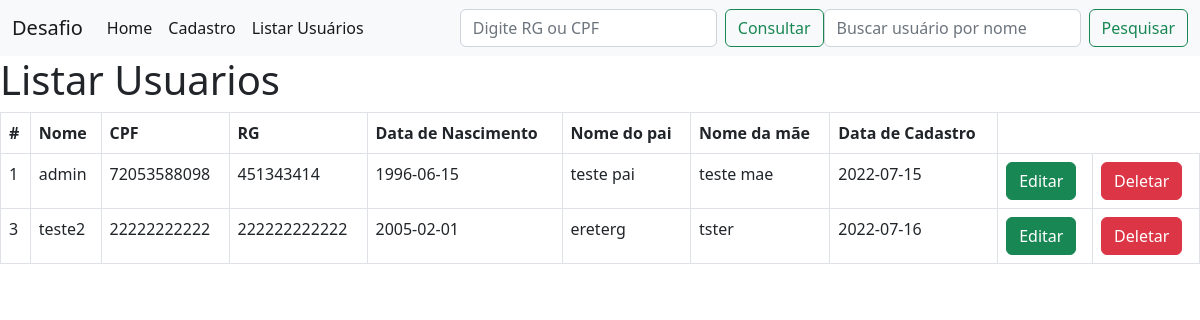
/?page=listar, run on an earlier commit of the app's database.
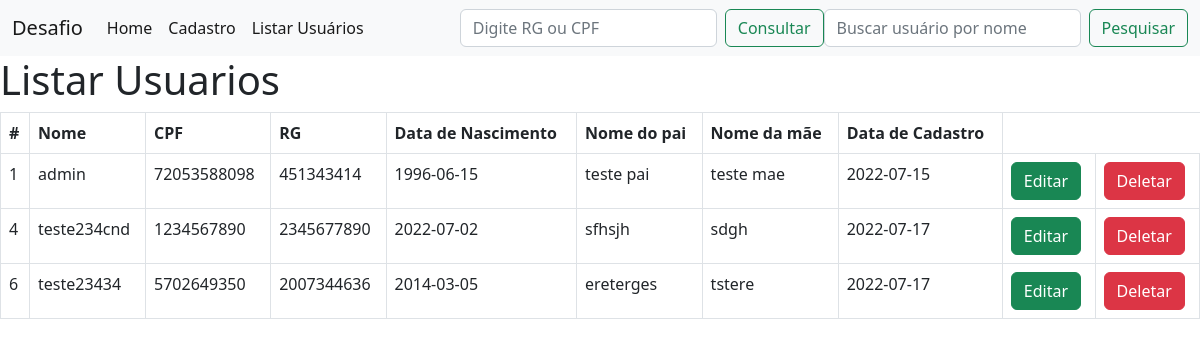
And on a later commit of the database.
### tables this page shows
CREATE TABLE `usuario` (
  `id` int(11) NOT NULL,
  `nome` varchar(25) NOT NULL,
  `cpf` bigint(15) NOT NULL,
  `rg` bigint(15) NOT NULL,
  `datanasc` date DEFAULT NULL,
  `nomemae` varchar(25) DEFAULT NULL,
  `nomepai` varchar(25) DEFAULT NULL,
  `datacadastro` date DEFAULT current_timestamp(),
  `email` varchar(12) NOT NULL,
  `senha` varchar(25) NOT NULL
);

### listarusuarios.php (the view, shortened to what this page needs)
<?php
include_once 'connect.php';
?>
 <h1>Listar Usuarios</h1>
 <table class='table table-hover table-bordered'>
                <tbody>
                    <?php
                    $query = "SELECT * FROM  usuario";
                    $res = $connect->query($query);
                    $qtd=$res->num_rows;
                    if($qtd >0){
                        print "<tr>";
                        print "<th>#</th>";
                        print "<th>Nome</th>";
                        print "<th>CPF</th>";
                        print "<th>RG</th>";
                        print "<th>Data de Nascimento</th>";
                        print "<th>Nome do pai</th>";
                        print "<th>Nome da mãe</th>";
                        print "<th>Data de Cadastro</th>";
                        print "</tr>";
                        while($row = $res->fetch_object()){
                            print "<tr>";
                            print "<td>".$row->id."</td>";
                            print "<td>".$row->nome."</td>";
                            print "<td>".$row->cpf."</td>";
                            print "<td>".$row->rg."</td>";
                            print "<td>".$row->datanasc."</td>";
                            print "<td>".$row->nomepai."</td>";
                            print "<td>".$row->nomemae."</td>";
                            print "<td>".$row->datacadastro."</td>";
                            print "<td> <button onclick=\"
                                location.href='?page=editar&id=".$row->id."';\"
                                class='btn btn-success'>Editar</button></td>";
                            print "<td><button onclick=\"
                                if(confirm('Tem certeza que deseja deletar?'))
                                    {location.href='?page=salvar&acao=deletar&id=".$row->id."';}
                                else{false;}\"
                                class='btn btn-danger'>Deletar</button></td>";
                            print "</tr>";
                        }
                    }
                    ?>
                </tbody>
           </table>

What changed in the data, as far as the page shows it:
removed usuario: id "3", nome "teste2", cpf "22222222222", rg "222222222222", datanasc "2005-02-01", nomepai "ereterg", nomemae "tster", datacadastro "2022-07-16"
added usuario: id "4", nome "teste234cnd", cpf "1234567890", rg "2345677890", datanasc "2022-07-02", nomepai "sfhsjh", nomemae "sdgh", datacadastro "2022-07-17"
added usuario: id "6", nome "teste23434", cpf "5702649350", rg "2007344636", datanasc "2014-03-05", nomepai "ereterges", nomemae "tstere", datacadastro "2022-07-17"
